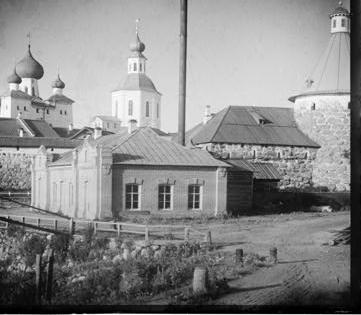
#> input picture TASK0/data/00351v_R.jpg, 361 x 315 px
$ jupyter execute Task0.ipynb   (shell and % lines are left out)
#> lines starting #> are read from the running program, lines starting #| are printed output that depends on the picture
### TASK0/channels.py
#####TUWIEN - WS2023 CV: Task0 - Colorizing Images
#####*********+++++++++*******++++INSERT MATRICULAR NO. HERE 12306354
import matplotlib.pyplot as plt
import numpy as np


def corr2d(img1: np.ndarray, img2: np.ndarray) -> float:
    """
    Calculate the normalized cross-correlation (NCC) between two input images.

    Args:
        img1 (np.ndarray): The first input image (n1 x m1 x 1).
        img2 (np.ndarray): The second input image (n2 x m2 x 1).

    Returns:
        float: The normalized cross-correlation coefficient between the images.
    """

    # student_code start
    corr = 0
    corr = np.sum((img1-np.mean(img1))*(img2-np.mean(img2)))/(np.sum((img1-np.mean(img1))**2)*np.sum((img2-np.mean(img2))**2))**0.5

    # student_code end

    return corr


def align(imgR: np.ndarray, imgG: np.ndarray, imgB: np.ndarray) -> np.ndarray:
    """
    Align color channels using normalized cross-correlation to create a colorized image.
    HINT: np.roll(..)

    Args:
        imgR (np.ndarray): Image representing the red channel.
        imgG (np.ndarray): Image representing the green channel.
        imgB (np.ndarray): Image representing the blue channel.

    Returns:
        np.ndarray: The colorized image (n x m x 3) as a numpy array.
    """

    # student_code start
    max_corr = 0
    x_shift = 0
    y_shift = 0

    for i in range(-15,16):
    	for j in range(-15,16):
    		imgG_shifted = np.roll(imgG, (i, j), axis=(1, 0))
    		corr = corr2d(imgR, imgG_shifted)
    		if max_corr < corr:
    			max_corr = corr
    			x_shift = i
    			y_shift = j

    imgG_shifted = np.roll(imgG, (x_shift, y_shift), axis=(1, 0))

    max_corr = 0
    x_shift = 0
    y_shift = 0

    for i in range(-15,16):
    	for j in range(-15,16):
    		imgB_shifted = np.roll(imgB, (i, j), axis=(1, 0))
    		corr = corr2d(imgR, imgB_shifted)
    		if max_corr < corr:
    			max_corr = corr
    			x_shift = i
    			y_shift = j

    imgB_shifted = np.roll(imgB, (x_shift, y_shift), axis=(1, 0))

    result = np.dstack((imgR, imgG_shifted, imgB_shifted))

    # student_code end

    return result

### TASK0/utils.py
#####TUWIEN - WS2023 CV: Task0 - Colorizing Images
import matplotlib.pyplot as plt
import numpy as np


def show_plot(img: np.ndarray, group_no: str = None, name: str = None):
    """
    Display the given image using Matplotlib. Optionally, save the image to a folder.

    Args:
        img (np.ndarray): The image to be displayed.
        group_no (str, optional): Your group number (if provided, it will be used as the figure title).
        name (str, optional): The name of the saved image file (if provided, the image will be saved in a 'results' folder).

    Example usage:
        show_plot(image_data, group_no="Group 1", name="result_image.png")
    """

    fig = plt.figure()
    plt.imshow(img)

    if name is not None and group_no is not None:
        fig.suptitle(group_no)
        plt.savefig('results/' + name)

    plt.plot()

### TASK0/Task0.ipynb
## TASK 0 - Colorizing Images
Matricular Number: 12306354

### 1. Data import and preparation

Read three corresponding input images from your local directory (_data_), respresenting the intensity of each color channel, and convert them to grayscale.

_***HINT:***_
_cv2.imread(..)_
_cv2.cvtColor(..)_

[cell 1]
import matplotlib.pyplot as plt
import utils
import channels
import cv2

# Adjust size of image plot here
plt.rcParams['figure.figsize'] = [8,5]
plt.rcParams['figure.dpi'] = 150

[cell 2]
#student_code start
#images: 125 149 153 351 398 1112

img_R = cv2.imread('data/00351v_R.jpg')
#> img_R is the input picture: shape (315, 361, 3); min 0, max 255, mean 138.2
img_G = cv2.imread('data/00351v_G.jpg')
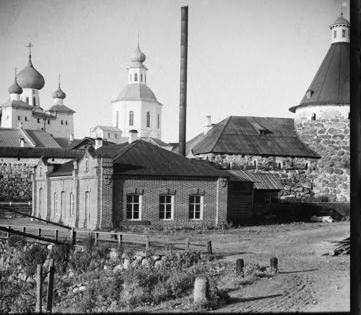
#> input picture TASK0/data/00351v_G.jpg, 361 x 315 px
#> img_G is the input picture: shape (315, 361, 3); min 0, max 255, mean 139.5
img_B = cv2.imread('data/00351v_B.jpg')
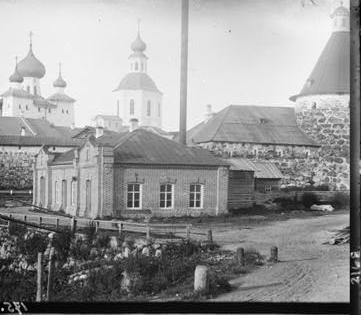
#> input picture TASK0/data/00351v_B.jpg, 361 x 315 px
#> img_B is the input picture: shape (315, 361, 3); min 0, max 255, mean 150.5

gray_R = cv2.cvtColor(img_R, cv2.COLOR_BGR2GRAY)
gray_G = cv2.cvtColor(img_G, cv2.COLOR_BGR2GRAY)
gray_B = cv2.cvtColor(img_B, cv2.COLOR_BGR2GRAY)

#student_code end

[cell 3]
# import numpy as np

# plt.imshow(np.stack([gray_R, gray_G, gray_B], axis=2))

### 2. Colorizing Images

Implement method ***corr2d(..)*** and ***align(..)*** in _channels.py_ as mentioned in the task description.
Plot your result using ***utils.show_plot(..)***

[cell 4]
#student_code start

result = channels.align(gray_R, gray_G, gray_B)
#> the loop in align, `for i in range(-15,16):` made 31 passes
#> in align, `imgG_shifted = np.roll(imgG, (x_shift, y_shift), axis=(1, 0))`:
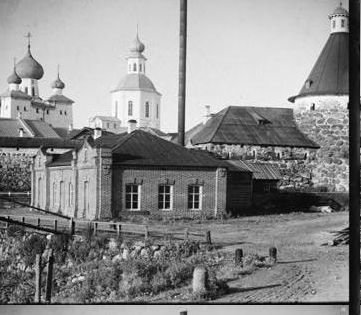
#> imgG_shifted: shape (315, 361); min 0, max 255, mean 139.5
#> in align, `imgB_shifted = np.roll(imgB, (x_shift, y_shift), axis=(1, 0))`:
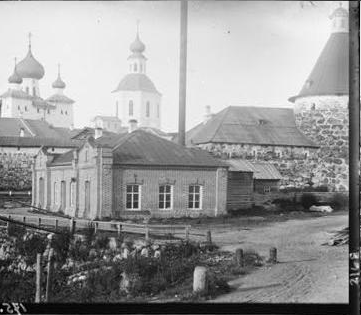
#> imgB_shifted: shape (315, 361); min 0, max 255, mean 150.5
#> in align, `result = np.dstack((imgR, imgG_shifted, imgB_shifted))`:
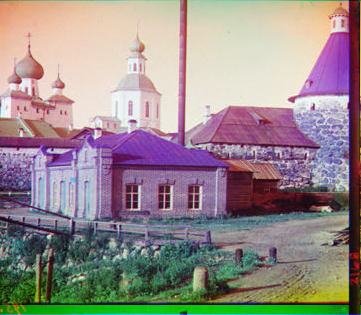
#> result: shape (315, 361, 3); mean of channels 0, 1, 2 138.2, 139.5, 150.5; drawn as B, G, R
utils.show_plot(result)

#cv2.imwrite("task0_colorized_(00398)_12306354.png", cv2.cvtColor(result, cv2.COLOR_RGB2BGR))

#student_code end

***
#### Choose two other sets of three color channels and repeat the process. In total, save three aligned images to your folder _results_ and do not forget to submit it.

***Submission:*** Save the three colorized images as as **task0_colorized_(image number).png**

[cell 5]
import numpy as np

img_R = cv2.imread('data/00351v_R.jpg')
img_G = cv2.imread('data/00351v_G.jpg')
img_B = cv2.imread('data/00351v_B.jpg')

gray_R = cv2.cvtColor(img_R, cv2.COLOR_BGR2GRAY)
gray_G = cv2.cvtColor(img_G, cv2.COLOR_BGR2GRAY)
gray_B = cv2.cvtColor(img_B, cv2.COLOR_BGR2GRAY)
img_not_aligned = np.stack([gray_R, gray_G, gray_B], axis=2)
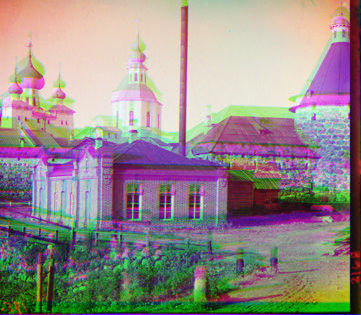
#> img_not_aligned: shape (315, 361, 3); mean of channels 0, 1, 2 138.2, 139.5, 150.5; drawn as B, G, R
img_aligned = channels.align(gray_R, gray_G, gray_B)

plt.figure(figsize=(10, 5))
plt.subplot(1, 2, 1)
plt.imshow(img_not_aligned)
plt.title('Not aligned')
plt.subplot(1, 2, 2)
plt.imshow(img_aligned)
plt.title('Aligned')
